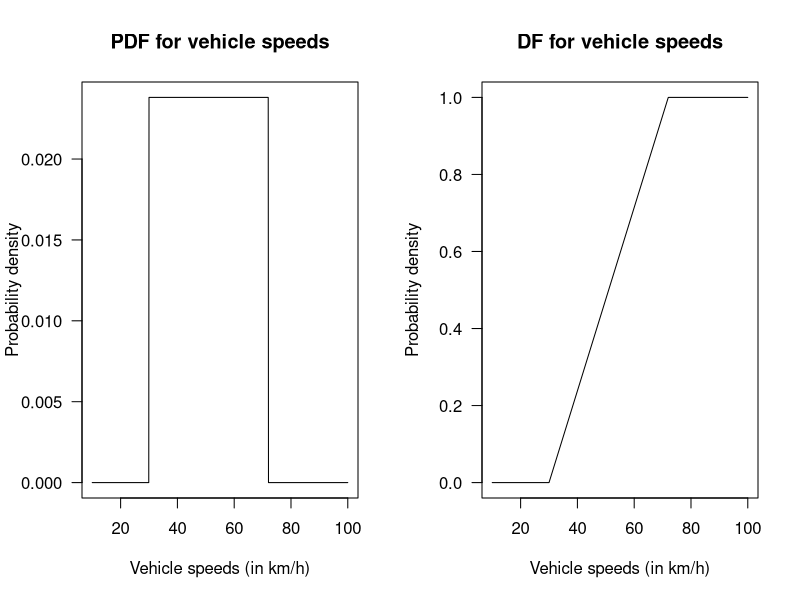
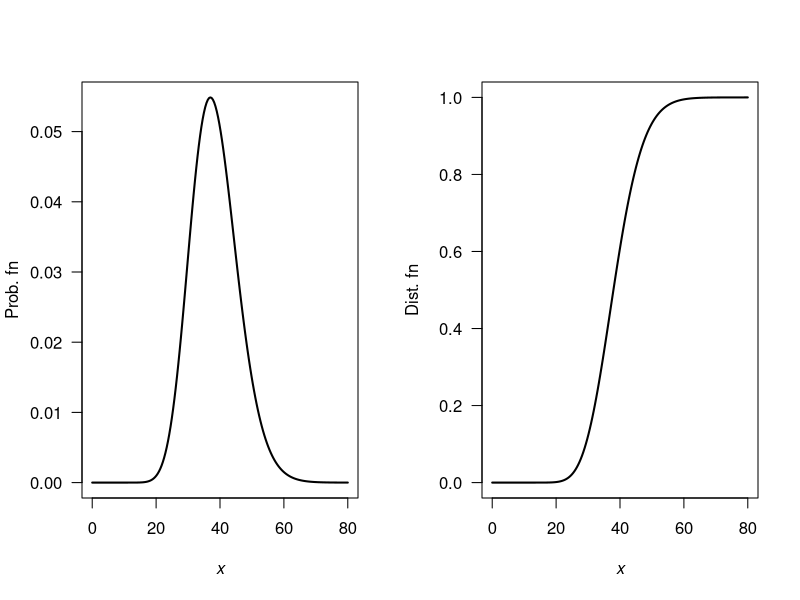
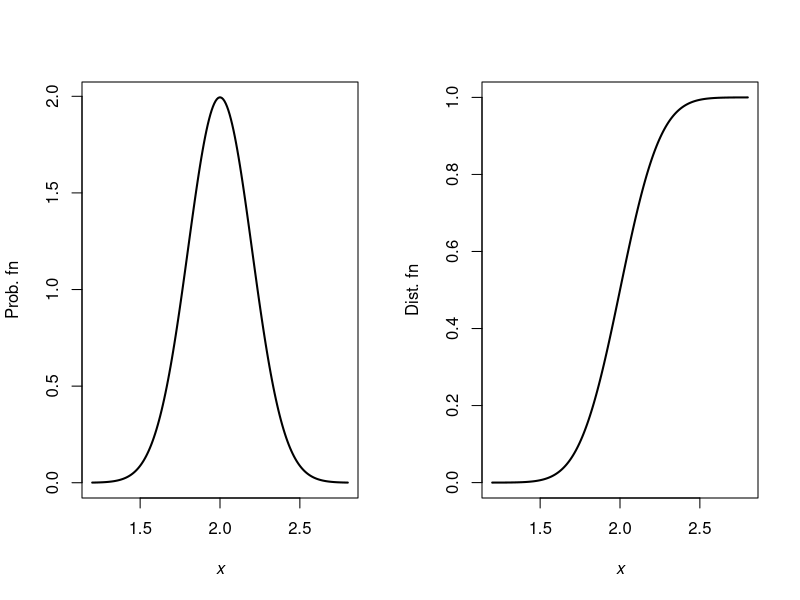
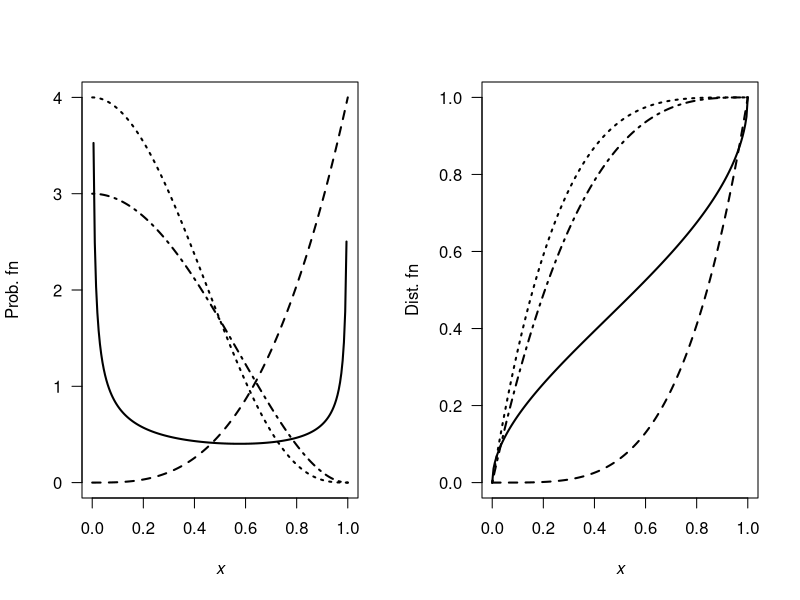
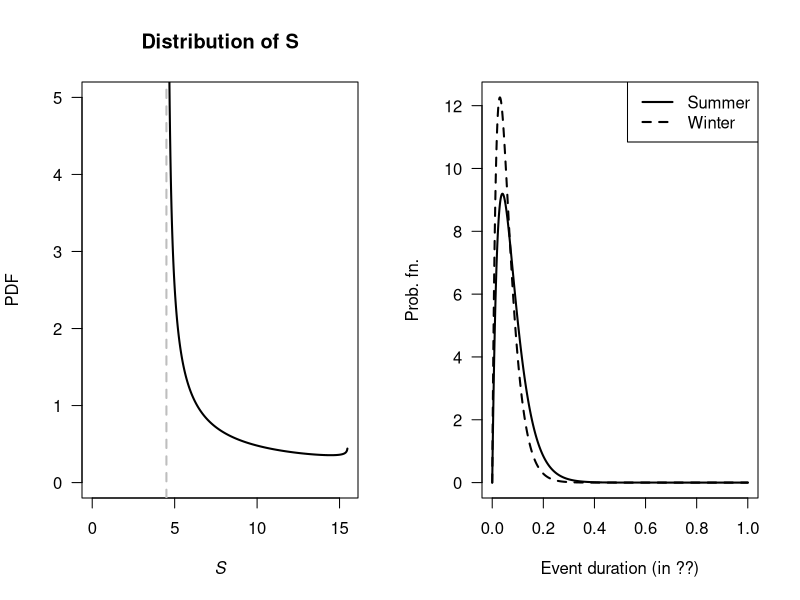
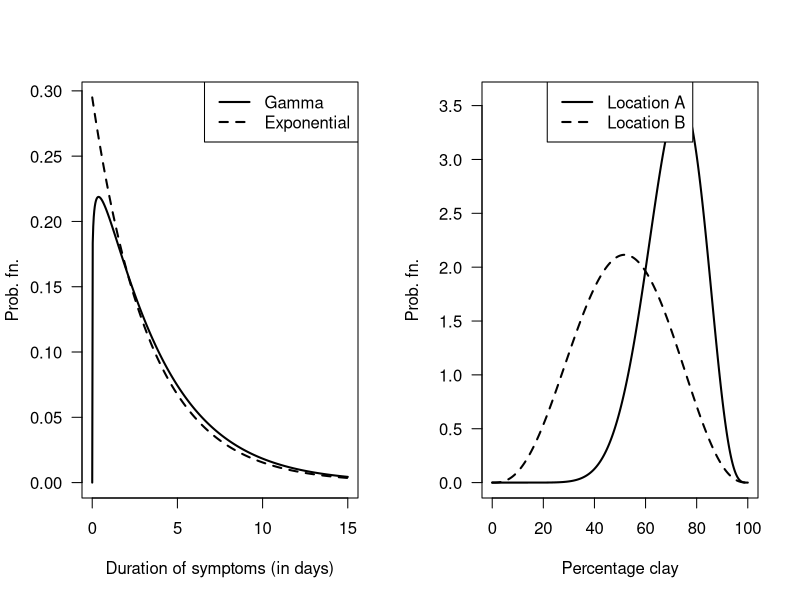
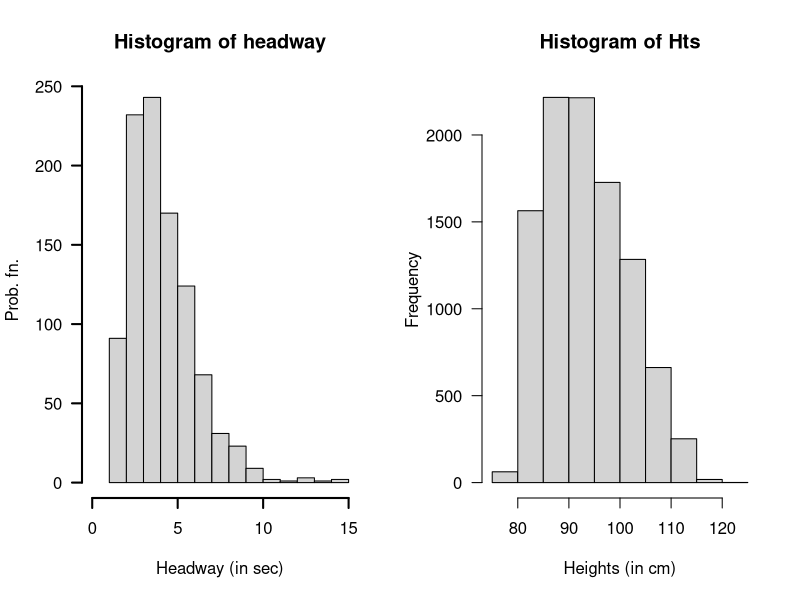
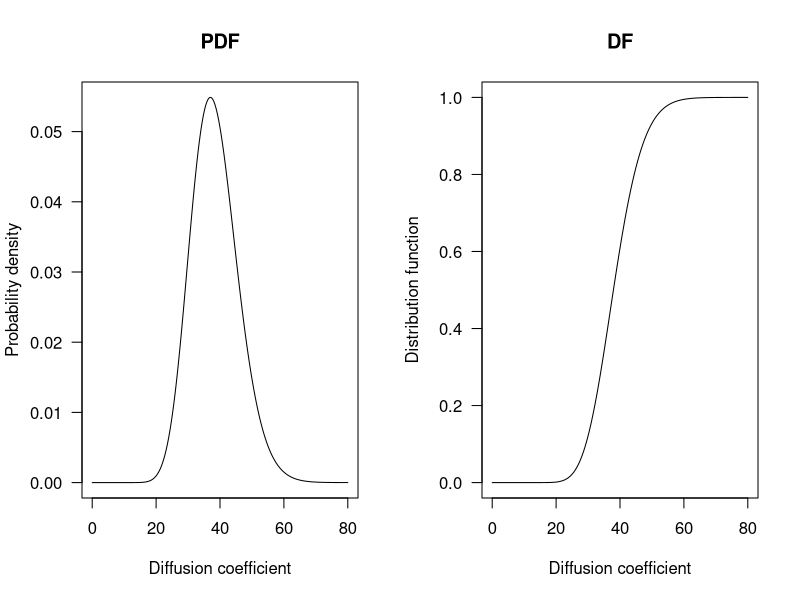

Generate these figures, in order, with R:
## ---- chunk 1
1 - punif(60, 30, 72)
(1 - punif(65, 30, 72) ) /
  (1 - punif(60, 30, 72) )

## ---- chunk 2
par(mfrow = c(1, 2))

x <- seq(10, 100,
         length = 1000)
plot( x = x,
      y = dunif(x, 
                min = 30,
                max = 72),
      type = "l",
      las = 1,
      xlab = "Vehicle speeds (in km/h)",
      ylab = "Probability density",
      main = "PDF for vehicle speeds")

x <- seq(10, 100,
         length = 1000)
plot( x = x,
      y = punif(x, 
                min = 30,
                max = 72),
      type = "l",
      las = 1,
      ylim = c(0, 1),
      xlab = "Vehicle speeds (in km/h)",
      ylab = "Probability density",
      main = "DF for vehicle speeds")
## ---- chunk 3
# Proportion excluded:
pnorm(30, 48, 8.8) + # Slower than 30
   (1- pnorm(72, 48, 8.8)) # Faster than 72
## ---- chunk 4
alpha <- 27.05
beta <- 1.42

x <- seq(0, 80, length = 200)

par(mfrow = c(1, 2))

plot( y = dgamma(x, shape = alpha, scale = beta),
      x = x,
      las = 1,
      xlab = expression(italic(x)),
      ylab = "Prob. fn",
      type = "l",
      lwd = 2)
plot( y = pgamma(x, shape = alpha, scale = beta),
      x = x,
      xlab = expression(italic(x)),
      ylab = "Dist. fn",
      type = "l",
      las = 1,
      lwd = 2)

( pgamma(50, shape = alpha, scale = beta) - 
  pgamma(30, shape = alpha, scale = beta) ) /
pgamma(50, shape = alpha, scale = beta)
## ---- chunk 5
mn <- 2
sd <- 0.2

x <- seq(1.2, 2.8, length = 200)

par(mfrow = c(1, 2))

plot( y = dnorm(x, mean = mn, sd = sd),
      x = x,
      xlab = expression(italic(x)),
      ylab = "Prob. fn",
      type = "l",
      lwd = 2)
plot( y = pnorm(x, mean = mn, sd = sd ),
      x = x,
      xlab = expression(italic(x)),
      ylab = "Dist. fn",
      type = "l",
      lwd = 2)

1 - pnorm(2.4, mean = mn, sd = sd)
qnorm(0.8, mean = mn, sd = sd)
qnorm(0.85, mean = mn, sd = sd)

## ---- chunk 6
dKumaraswamy <- function(x, a, b){
  a * b * x^(a - 1) * (1 - x^2) ^ (b - 1)
}
pKumaraswamy <- function(x, a, b){
  1 - (1 - x^a)^b
}


x <- seq(0, 1, length = 200)

par(mfrow = c(1, 2))

plot( y = dKumaraswamy(x, a = 0.5, b = 0.5),
      x = x,
      xlab = expression(italic(x)),
      ylab = "Prob. fn",
      las = 1,
      type = "l",
      ylim = c(0, 4),
      lwd = 2)
lines(y = dKumaraswamy(x, a = 4, b = 1),
      x = x,
      lwd = 2,
      lty = 2)
lines(y = dKumaraswamy(x, a = 1, b = 4),
      x = x,
      lwd = 2,
      lty = 3)
lines(y = dKumaraswamy(x, a = 1, b = 3),
      x = x,
      lwd = 2,
      lty = 4)




plot( y = pKumaraswamy(x, a = 0.5, b = 0.5),
      x = x,
      las = 1,
      xlab = expression(italic(x)),
      ylab = "Dist. fn",
      type = "l",
      lwd = 2)
lines(y = pKumaraswamy(x, a = 4, b = 1),
      x = x,
      lwd = 2,
      lty = 2)
lines(y = pKumaraswamy(x, a = 1, b = 4),
      x = x,
      lwd = 2,
      lty = 3)
lines(y = pKumaraswamy(x, a = 1, b = 3),
      x = x,
      lwd = 2,
      lty = 4)


## ---- chunk 7
v <- seq(0, 1, length = 500)
stime <- 4.5 + 11 * v
  
PDFv <- dbeta(v, shape1 = 0.287, shape2 = 0.926)

plot( PDFv ~ stime,
      type = "l",
      las = 1,
      xlim = c(0, 15.5),
      ylim = c(0, 5),
      xlab = expression(italic(S)),
      ylab = "PDF",
      main = "Distribution of S",
      lwd = 2)
abline(v = 4.5,
       lty = 2,
       col = "grey",
       lwd = 2)
## Part 3
1 - pbeta( 0.9545455, shape1 = 0.287, shape2 = 0.926)

## Part 4
qbeta(0.2, shape1 = 0.287, shape2 = 0.926)
## ---- chunk 8
alpha <- 2; betaS <- 0.04; betaW <- 0.03
x <- seq(0, 1, length = 1000)

yS <- dgamma( x, shape = alpha, scale = betaS)
yW <- dgamma( x, shape = alpha, scale = betaW)

plot( range(c(yS, yW)) ~  range(x),
      type = "n", # No plot, just canvas
      las = 1,
      xlab = "Event duration (in ??)",
      ylab = "Prob. fn.")
lines(yS ~ x, 
      lty = 1,
      lwd = 2)
lines(yW ~ x, 
      lty = 2,
      lwd = 2)
legend( "topright",
        lwd = 2,
        lty = 1:2,
        legend = c("Summer", "Winter"))

1 - pgamma(6/24, shape = alpha, scale = betaW)
1 - pgamma(6/24, shape = alpha, scale = betaS)

## ---- chunk 9
alpha <- 1.11; beta <- 3.39

x <- seq(0, 15, length = 500)
yGamma <- dgamma(x, shape = alpha, scale = beta)
yExp <- dexp(x, rate = 1/beta)

plot( range (c(yGamma, yExp)) ~ range(x),
      type = "n", # No plot, just canvas
      las = 1,
      xlab = "Duration of symptoms (in days)",
      ylab = "Prob. fn.")
lines( yGamma ~ x,
       lwd = 2,
       lty = 1)
lines( yExp ~ x,
       lwd = 2,
       lty = 2)
legend( "topright",
        lwd = 2,
        lty = 1:2,
        legend = c("Gamma", "Exponential"))

## Part 3
1 - pgamma(4, shape = alpha, scale = beta)
1 - pexp(4, rate = 1/beta)

## Part 4
qgamma(0.95, shape = alpha, scale = beta)
qexp(0.95, rate = 1/beta)
## ---- chunk 10
pnorm(5, mean = 6, sd = 1.5)

(1 - pnorm(7, mean = 6, sd = 1.5) ) / 
  (1 - pnorm(5, mean = 6, sd = 1.5) )

qnorm(0.85, mean = 6, sd = 1.5)
## ---- chunk 11
x <- seq(0, 1, length = 1000)
yA <- dbeta(x, shape1 = 11.52, shape2 = 4.75)
yB <- dbeta(x, shape1 = 3.85, shape2 = 3.65)

plot( range( c(yA, yB)) ~ range(100 * x),
      type = "n", #No plot, just canvas
      las = 1,
      xlab = "Percentage clay",
      ylab = "Prob. fn.")
lines( yA ~ I(100 * x), 
       lwd = 2,
       lty = 1)
lines( yB ~ I(100 * x), 
       lwd = 2,
       lty = 2)
legend("top",
       lty = 1:2,
       lwd = 2,
       legend = c("Location A", "Location B"))

## Part 3
pbeta( 0.5, shape1 = 11.52, shape2 = 4.75)
pbeta( 0.5, shape1 = 3.85, shape2 = 3.65)
## ---- chunk 12
numSims <- 1000
yHeadway <- rgamma( n = numSims,
                    shape = 2.5,
                    rate = 0.8)
xHeadway <- yHeadway + 1.2
hist(xHeadway,
     las = 1,
     lwd = 2,
     xlim = c(0, max(xHeadway)),
     main = "Histogram of headway",
     ylab = "Prob. fn.",
     xlab = "Headway (in sec)")

xMean <- 3.2; xVar <- 1.6
xLo <- 3.2 - 2 * sqrt(xVar)
xHi <- 3.2 + 2 * sqrt(xVar)
cat("Limits", xLo, "and", xHi, "\n")

# Part 3
Num <- sum( (xHeadway < xHi ) & (xHeadway > xLo) )
EmpiricalProp <- Num / numSims
EmpiricalProp

# Part 4: Tchebyshev: AT LEAST this proportion
k <- 2
1 - 1/k^2
## ---- chunk 13
htMean <- function(x) {
  7.5 * x + 70
}
htSD <- function(x) {
  0.4575 * x + 1.515
}

NumSims <- 10000

Ages <- c(
  rep(2, NumSims * 0.32),
  rep(3, NumSims * 0.33),
  rep(4, NumSims * 0.25),
  rep(5, NumSims * 0.10)
)

Hts <- rnorm(NumSims,
             mean = htMean(Ages),
             sd = htSD(Ages))
hist(Hts,
     las = 1,
     xlab = "Heights (in cm)")

# Taller than 100:
cat("Taller than 100cm:", sum( Hts > 100) / NumSims * 100, "%\n")
# Mean and variance:
cat("Mean:", mean( Hts ), "cm; ",
    "Std dev: ", sd(Hts), "cm\n")

# Sort the heights to find where the tallest 20% are:
cat("Tallest 15% are taller than", 
    sort(Hts)[ NumSims * 0.85], "cm\n")
## ---- chunk 14
topPart <- pgamma(50, shape = 27.05, scale = 1.42) - 
           pgamma(30, shape = 27.05, scale = 1.42)
bottomPart <-pgamma(50, shape = 27.05, scale = 1.42)

topPart / bottomPart
## ---- chunk 15
par(mfrow = c(1, 2))

x <- seq(0, 80,
         length = 1000)
y <- dgamma(x,
            shape = 27.05,
            scale = 1.42)
plot(y ~ x,
     las = 1,
     type = "l",
     xlab = "Diffusion coefficient",
     ylab = "Probability density",
     main = "PDF")


x <- seq(0, 80,
         length = 1000)
y <- pgamma(x,
            shape = 27.05,
            scale = 1.42)
plot(y ~ x,
     las = 1,
     type = "l",
     xlab = "Diffusion coefficient",
     ylab = "Distribution function",
     main = "DF")
